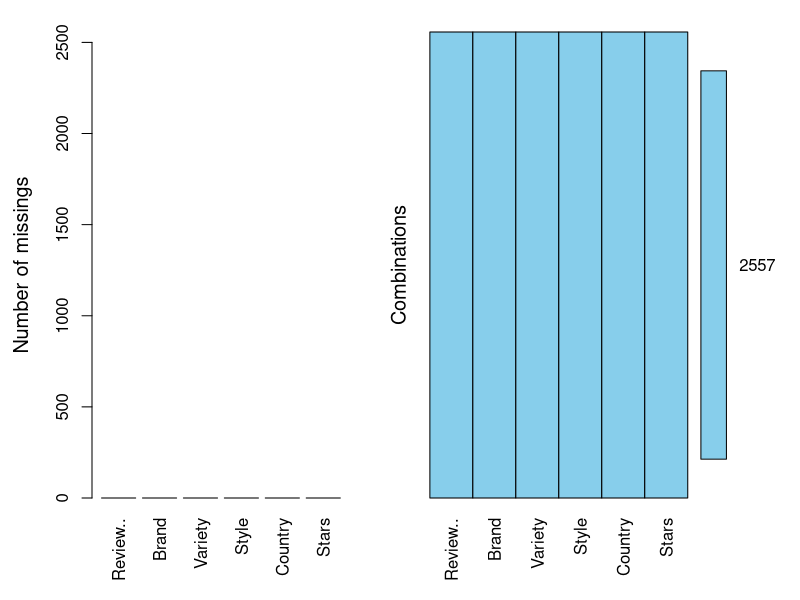
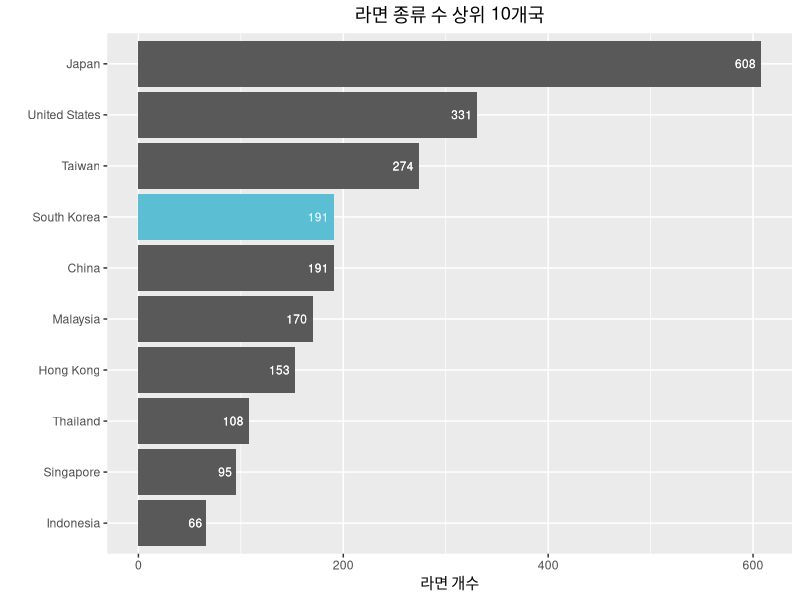
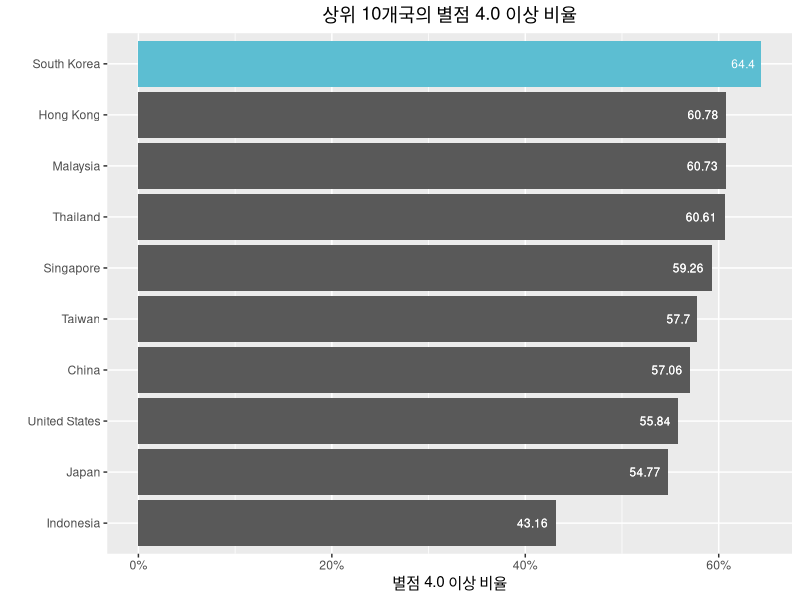
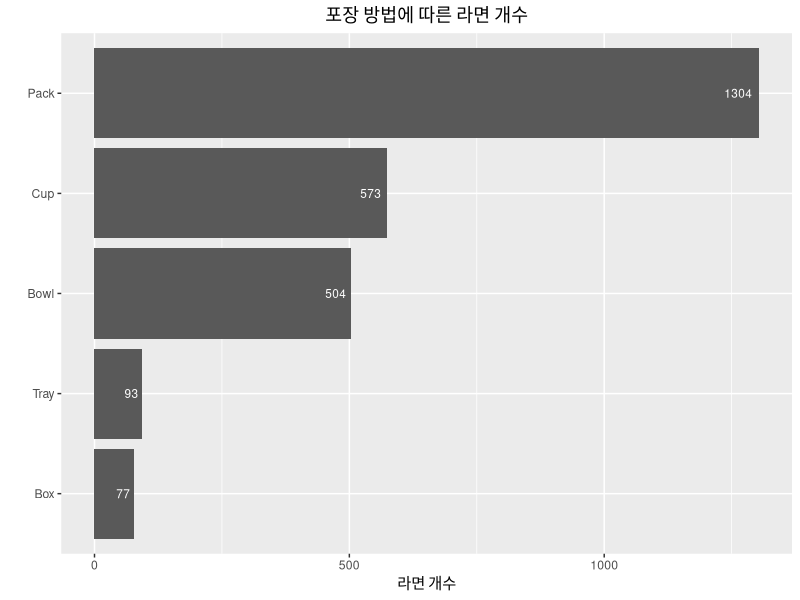
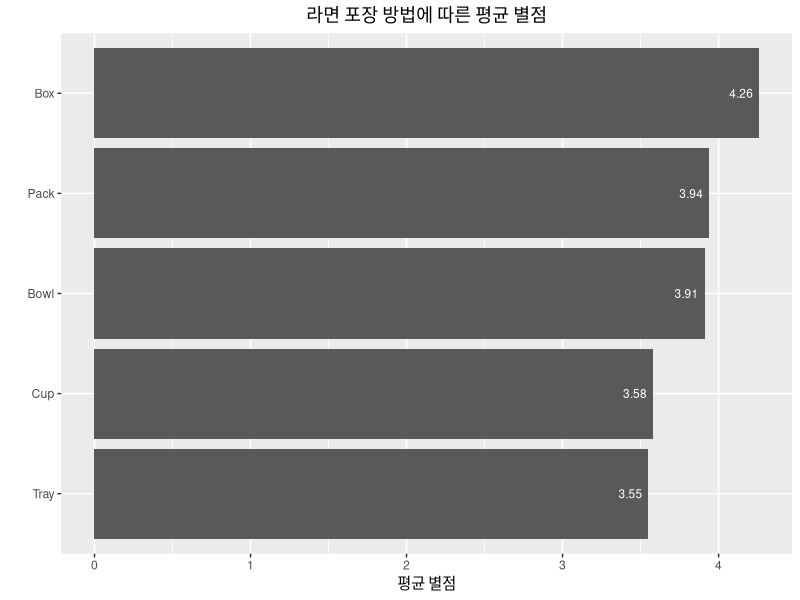

Generate these figures, in order, with R:
## ---- chunk 1
knitr::opts_chunk$set(echo = TRUE)
## ---- chunk 2
df <- read.csv('./TopRamenRatings.csv', header = T,
               fileEncoding = "euc-kr")
str(df)
## ---- chunk 3
library(VIM)
aggr(df, prop = F, numbers = T)
## ---- chunk 4
summary(df)
## ---- chunk 5
df$Stars <- as.double(df$Stars)
df[is.na(df$Stars), ]$Stars <- 0
## ---- chunk 6
df$Brand <- as.factor(df$Brand)
df$Style <- as.factor(df$Style)
df$Country <- as.factor(df$Country)
## ---- chunk 7
# df[df$Stars >= 4.00 & df$Country == 'South Korea',]$Variety
## ---- chunk 8
country_10 <- head(table(df$Country)[order(table(df$Country), decreasing = T)], 10)

country_10
## ---- chunk 9
library(ggplot2)
country_10 <- as.data.frame(country_10)

graph1 <- ggplot(country_10, aes(x = reorder(Var1, Freq),
                                 y = Freq)) + geom_bar(stat = 'identity') + 
          labs(title = "라면 종류 수 상위 10개국") +
            theme(plot.title = element_text(hjust = 0.5))

graph1 <- graph1 + coord_flip() + labs(x='', y='라면 개수') + 
        geom_text(aes(label=Freq), size=3, hjust=1.25, color='#FFFFFF')

graph1 + geom_bar(country_10[country_10$Var1=='South Korea', ],
                 mapping = aes(x=reorder(Var1, Freq), y=Freq), fill='#5CBED2', 
                 stat='identity') +
         geom_text(aes(label=Freq), size=3, hjust=1.25, color='#FFFFFF')
## ---- chunk 10
df_country_10 <- df[df$Country %in% country_10$Var1,]
df_country_10 <- table(df_country_10[df_country_10$Stars >= 4.00,]$Country)
df_country_10 <- head(df_country_10[order(df_country_10, decreasing = T)], 10)
df_country_10 <- as.data.frame(df_country_10)

for (i in 1:10){
    df_country_10$Freq[i] <- df_country_10$Freq[i] / country_10$Freq[i]}

graph2 <- ggplot(df_country_10, aes(x = reorder(Var1, Freq),
                 y = Freq)) + geom_bar(stat = 'identity')  + 
          labs(title = "상위 10개국의 별점 4.0 이상 비율") +
            theme(plot.title = element_text(hjust = 0.5))

graph2 <-graph2 + coord_flip() + labs(x='', y='별점 4.0 이상 비율') +
        scale_y_continuous(labels = scales::percent) +
        geom_text(aes(label=round(Freq,4)*100), size=3,
                  hjust=1.25, color='#FFFFFF') 

graph2 + geom_bar(df_country_10[df_country_10$Var1=='South Korea', ],
                 mapping = aes(x=reorder(Var1, Freq), y=Freq), fill='#5CBED2', 
                 stat='identity') +
         geom_text(aes(label=round(Freq,4)*100), size=3, hjust=1.25, 
                   color='#FFFFFF')

## ---- chunk 11
# df[(df$Country == 'South Korea') & (df$Stars == 5),]$Variety
## ---- chunk 12
ramen_style_df <- as.data.frame(table(df$Style))
ramen_style_df <- ramen_style_df[-c(1, 2, 5, 8),]

graph3 <- ggplot(ramen_style_df, aes(x = reorder(Var1, Freq),
                 y = Freq)) + geom_bar(stat = 'identity')  + 
          labs(title = "포장 방법에 따른 라면 개수") +
            theme(plot.title = element_text(hjust = 0.5))
graph3 <- graph3 + coord_flip() + labs(x='', y='라면 개수') + 
        geom_text(aes(label=Freq), size=3, hjust=1.25, color='#FFFFFF')

graph3
## ---- chunk 13
ramen_style <- c('Pack', 'Bowl', 'Cup', 'Tray', 'Box')
ramen_style_mean <- c('')

for (i in 1:5){
    ramen_style_mean[i] <- round(mean(df[df$Style == ramen_style[i],]$Stars),2)
}

ramen_style_mean_df <- data.frame(ramen_style, ramen_style_mean)
ramen_style_mean_df[2] <- as.double(ramen_style_mean)

graph4 <- ggplot(ramen_style_mean_df, aes(x = reorder(ramen_style, 
                                                      ramen_style_mean),
                 y = ramen_style_mean)) + geom_bar(stat = 'identity')  + 
          labs(title = "라면 포장 방법에 따른 평균 별점") +
            theme(plot.title = element_text(hjust = 0.5))
graph4 <- graph4 + coord_flip() + labs(x='', y='평균 별점') + 
        geom_text(aes(label=ramen_style_mean), size=3, hjust=1.25, color='#FFFFFF')
graph4
## ---- chunk 14
length(df[(df$Country == 'South Korea'),]$Variety)
